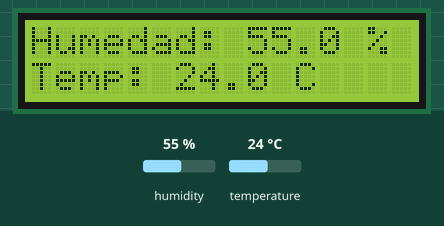
Simulated run of this sketch. Board: Arduino Uno, built with avr-gcc and run on an emulated ATmega328P. On the bench: 16×2 character LCD. The test bench sets the inputs (shaded band); at power-on: humidity 55 %, temperature 24 °C.

Above: at 4.2 s.
4.3 s: humidity set to 22 %
At 6.4 s:
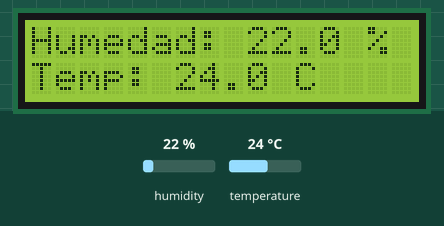
7.1 s: temperature set to 12 °C
At 8.2 s:
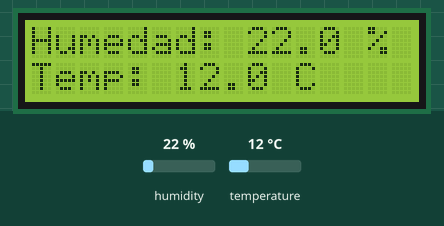
9.9 s: humidity set to 40 %
At 12.8 s:
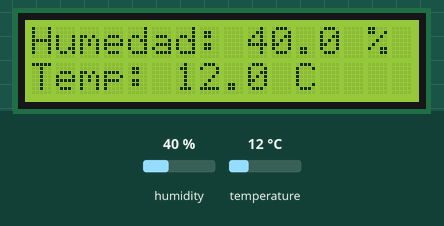
13.1 s: temperature set to 19 °C
At 14.8 s:
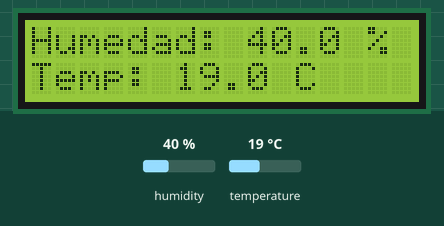
Timing chart, 0 to 16.3 s (numbered marks = the images above; inputs shaded):
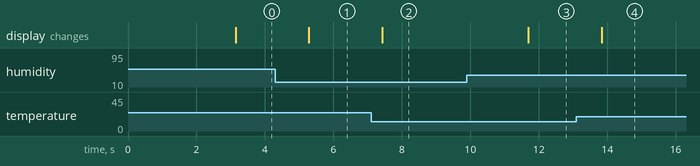

The sketch:

Estacion_meteorologica.ino
```cpp
#include <Wire.h>
#include <LiquidCrystal_I2C.h>
#include "DHT.h"

#define DHTPIN 7
#define DHTTYPE DHT11
DHT dht(DHTPIN, DHTTYPE);

LiquidCrystal_I2C lcd(0x27, 16, 2);

void setup() {

 dht.begin();
 lcd.init();
 lcd.backlight();
 lcd.setCursor(0, 0);
 lcd.print("   Humedad &");
 lcd.setCursor(0, 1);
 lcd.print("   Temperatura");
 delay(3000);
 lcd.clear();

}


void loop() {
 float humedad = dht.readHumidity();
 float temperatura = dht.readTemperature();
 if (isnan(humedad) || isnan(temperatura)) {
  lcd.setCursor(0, 0);
  lcd.print("Error  ");
 } else {
  lcd.setCursor(0, 1);
  lcd.print("Temp: ");
  lcd.print(temperatura, 1);
  lcd.print(" C ");
  lcd.setCursor(0, 0);
  lcd.print("Humedad: ");
  lcd.print(humedad, 1);
  lcd.print(" % ");
 }
 delay(500);
}
```

Measured:
- after the input at 4.3 s, the display: changes after 0.98 s (image 1)
- after the input at 7.1 s, the display: changes after 0.32 s (image 2)
- after the input at 9.9 s, the display: changes after 1.8 s (image 3)
- after the input at 13.1 s, the display: changes after 0.74 s (image 4)
